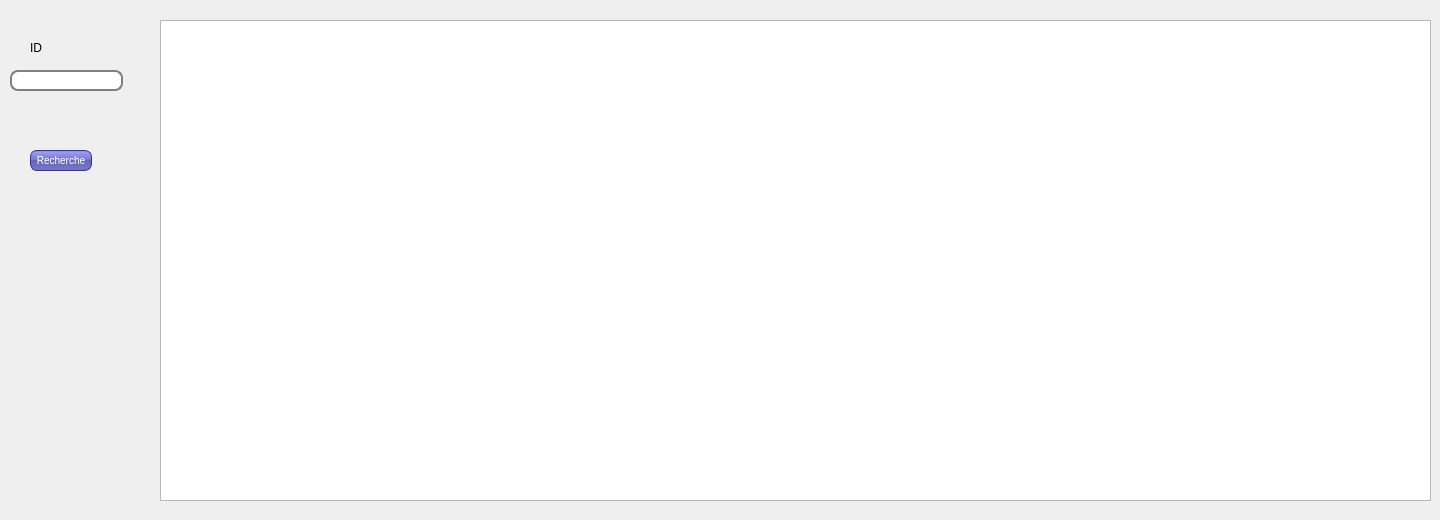
      <widget class="QWidget" name="tab_20">
       <attribute name="title">
        <string>Recherche</string>
       </attribute>
       <widget class="QTableView" name="tabcarterecherche">
        <property name="geometry">
         <rect>
          <x>160</x>
          <y>20</y>
          <width>1271</width>
          <height>481</height>
         </rect>
        </property>
       </widget>
       <widget class="QLabel" name="label_34">
        <property name="geometry">
         <rect>
          <x>30</x>
          <y>40</y>
          <width>61</width>
          <height>16</height>
         </rect>
        </property>
        <property name="text">
         <string>ID</string>
        </property>
       </widget>
       <widget class="QLineEdit" name="lineEdit_18">
        <property name="geometry">
         <rect>
          <x>10</x>
          <y>70</y>
          <width>113</width>
          <height>21</height>
         </rect>
        </property>
        <property name="styleSheet">
         <string notr="true">QLineEdit {
padding: 1px;
border-style: solid;
border: 2px solid gray;
border-radius: 8px;
}</string>
        </property>
       </widget>
       <widget class="QPushButton" name="rechercher_carte">
        <property name="geometry">
         <rect>
          <x>30</x>
          <y>150</y>
          <width>62</width>
          <height>21</height>
         </rect>
        </property>
        <property name="styleSheet">
         <string notr="true">QPushButton {
color: white;
background-color: QLinearGradient( x1: 0, y1: 0, x2: 0, y2: 1, stop: 0 #88d, stop: 0.1 #99e, stop: 0.49 #77c, stop: 0.5 #66b, stop: 1 #77c);
border-width: 1px;
border-color: #339;
border-style: solid;
border-radius: 7;
padding: 3px;
font-size: 10px;
padding-left: 5px;
padding-right: 5px;
min-width: 50px;
max-width: 50px;
min-height: 13px;
max-height: 13px;
}</string>
        </property>
        <property name="text">
         <string>Recherche</string>
        </property>
       </widget>
       <widget class="QLabel" name="arriere13">
        <property name="geometry">
         <rect>
          <x>0</x>
          <y>0</y>
          <width>1431</width>
          <height>511</height>
         </rect>
        </property>
        <property name="text">
         <string/>
        </property>
       </widget>
       <zorder>arriere13</zorder>
       <zorder>tabcarterecherche</zorder>
       <zorder>label_34</zorder>
       <zorder>lineEdit_18</zorder>
       <zorder>rechercher_carte</zorder>
      </widget>
